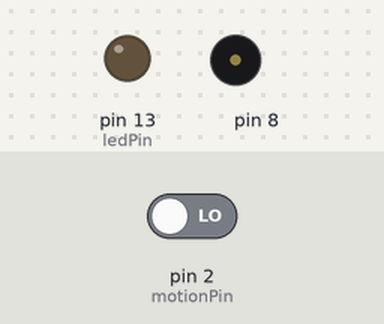
The sketch below on a simulated Arduino Uno, built with avr-gcc and run on an emulated ATmega328P. Parts: output pins drawn as LEDs (lit = HIGH), buzzer (waves = sounding). Inputs (shaded band) come from the test bench; at power-on: pin 2 (motionPin) LOW.

Above: at 1.2 s.
1.3 s: pin 2 (motionPin) driven HIGH
At 2.1 s:
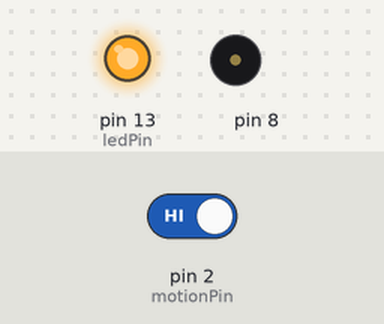
At 2.7 s:
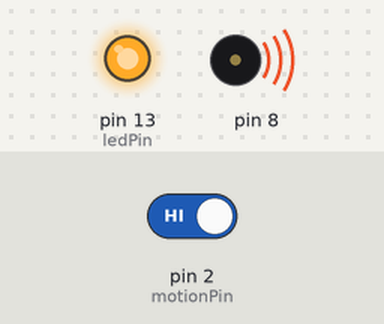
Timing chart, 0 to 10.3 s (numbered marks = the images above; inputs shaded):
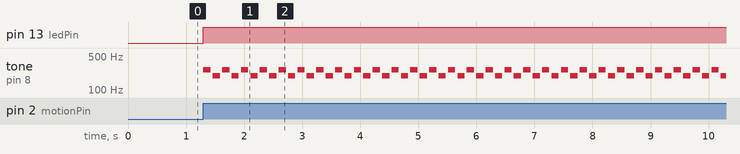

Measured:
- after the input at 1.3 s, pin 13 (ledPin): LOW → HIGH at once; tone on pin 8: silent → 262 Hz at once, then repeats every 0.32 s: silent 0.04 s, 196 Hz 0.13 s, silent 0.04 s, 262 Hz 0.13 s

The sketch:

sensorPresence.ino
```cpp
#include "pitches.h"

int ledPin = 13; // Led Pin
int motionPin = 2; // motion detector input pin
// notes in the melody
int melody[] = {
  NOTE_C4, NOTE_G3};
// note durations
int noteDurations[] = {
  8, 8 };

void setup() {
  pinMode(ledPin, OUTPUT);
  pinMode(motionPin, INPUT);
}

void loop() {
  int sensor = digitalRead(motionPin); // reads the motion pin

  if(sensor == HIGH){
    digitalWrite(ledPin, HIGH);
// to calculate the note duration, take one second divided by the note type
  for (int thisNote = 0; thisNote < 2; thisNote++) {
    int noteDuration = 1000/noteDurations[thisNote];
    tone(8, melody[thisNote],noteDuration);
    int pauseBetweenNotes = noteDuration * 1.30;
    delay(pauseBetweenNotes);
 // noTone(8);
    }
  }else
    digitalWrite(ledPin, LOW);
}
```

pitches.h
```cpp
/*************************************************
 * Public Constants
 *************************************************/

#define NOTE_B0  31
#define NOTE_C1  33
#define NOTE_CS1 35
#define NOTE_D1  37
#define NOTE_DS1 39
#define NOTE_E1  41
#define NOTE_F1  44
#define NOTE_FS1 46
#define NOTE_G1  49
#define NOTE_GS1 52
#define NOTE_A1  55
#define NOTE_AS1 58
#define NOTE_B1  62
#define NOTE_C2  65
#define NOTE_CS2 69
#define NOTE_D2  73
#define NOTE_DS2 78
#define NOTE_E2  82
#define NOTE_F2  87
#define NOTE_FS2 93
#define NOTE_G2  98
#define NOTE_GS2 104
#define NOTE_A2  110
#define NOTE_AS2 117
#define NOTE_B2  123
#define NOTE_C3  131
#define NOTE_CS3 139
#define NOTE_D3  147
#define NOTE_DS3 156
#define NOTE_E3  165
#define NOTE_F3  175
#define NOTE_FS3 185
#define NOTE_G3  196
#define NOTE_GS3 208
#define NOTE_A3  220
#define NOTE_AS3 233
#define NOTE_B3  247
#define NOTE_C4  262
#define NOTE_CS4 277
#define NOTE_D4  294
#define NOTE_DS4 311
#define NOTE_E4  330
#define NOTE_F4  349
#define NOTE_FS4 370
#define NOTE_G4  392
#define NOTE_GS4 415
#define NOTE_A4  440
#define NOTE_AS4 466
#define NOTE_B4  494
#define NOTE_C5  523
#define NOTE_CS5 554
#define NOTE_D5  587
#define NOTE_DS5 622
#define NOTE_E5  659
#define NOTE_F5  698
#define NOTE_FS5 740
#define NOTE_G5  784
#define NOTE_GS5 831
#define NOTE_A5  880
#define NOTE_AS5 932
#define NOTE_B5  988
#define NOTE_C6  1047
#define NOTE_CS6 1109
#define NOTE_D6  1175
#define NOTE_DS6 1245
#define NOTE_E6  1319
#define NOTE_F6  1397
#define NOTE_FS6 1480
#define NOTE_G6  1568
#define NOTE_GS6 1661
#define NOTE_A6  1760
#define NOTE_AS6 1865
#define NOTE_B6  1976
#define NOTE_C7  2093
#define NOTE_CS7 2217
#define NOTE_D7  2349
#define NOTE_DS7 2489
#define NOTE_E7  2637
#define NOTE_F7  2794
#define NOTE_FS7 2960
#define NOTE_G7  3136
#define NOTE_GS7 3322
#define NOTE_A7  3520
#define NOTE_AS7 3729
#define NOTE_B7  3951
#define NOTE_C8  4186
#define NOTE_CS8 4435
#define NOTE_D8  4699
#define NOTE_DS8 4978
```
